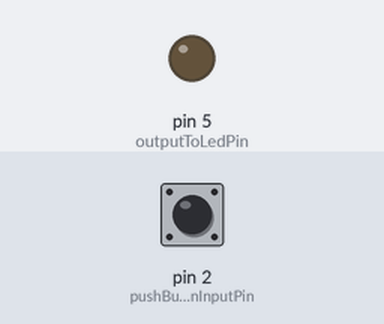
Simulated run of this sketch. Board: Arduino Uno, built with avr-gcc and run on an emulated ATmega328P. On the bench: output pins drawn as LEDs (lit = HIGH). Inputs (shaded band) come from the test bench; at power-on: pin 2 (pushButtonInputPin) LOW.

Above: at 1.2 s.
1.3 s: pin 2 (pushButtonInputPin) pulled HIGH for 0.15 s
At 1.37 s:
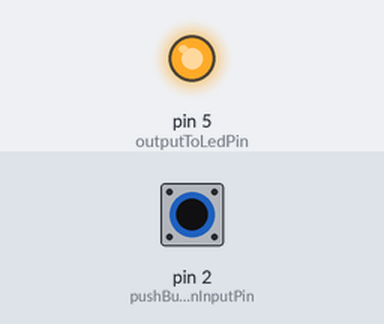
2.9 s: pin 2 (pushButtonInputPin) pulled HIGH for 3.2 s
At 7.5 s:
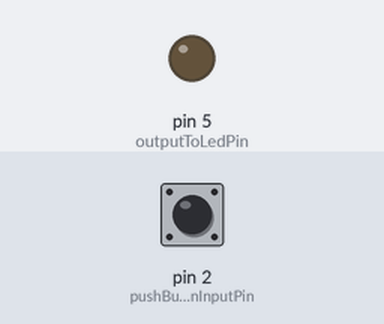
Timing chart, 0 to 9.0 s (numbered marks = the images above; inputs shaded):
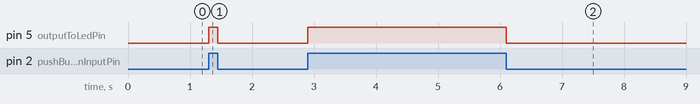

The sketch:

003._PushButtonAndLed.ino
```cpp
byte pushButtonInputPin = 2;
byte outputToLedPin = 5;
bool buttonPressed = false;

void setup() {
  Serial.begin(9600);
  pinMode(outputToLedPin, OUTPUT);
  pinMode(pushButtonInputPin, INPUT);
}

void loop() {
  /*
  buttonPressed = digitalRead(pushButtonInputPin);

  if(buttonPressed) {
    digitalWrite(outputToLedPin, HIGH);
  } else {
    digitalWrite(outputToLedPin, LOW);
  }*/

  digitalWrite(outputToLedPin, digitalRead(pushButtonInputPin));
}
```

Measured:
- after the input at 1.3 s, pin 5 (outputToLedPin): LOW → HIGH at once, → LOW 0.15 s later
- after the input at 2.9 s, pin 5 (outputToLedPin): LOW → HIGH at once, → LOW 3.2 s later
